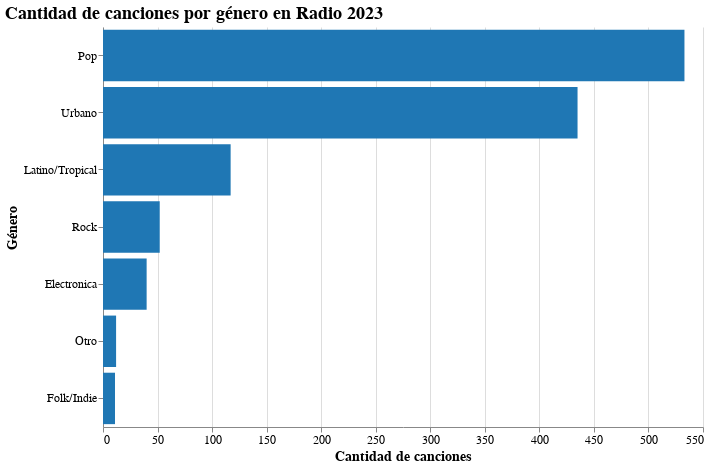

Here is the notebook cell this chart was saved with:
### Code cell
import pandas as pd
import altair as alt

# Leer el archivo CSV con (;)
df = pd.read_csv('Radio2023Listo.csv', sep=';', encoding='latin1')

# Limpiar nombres de columnas
df.columns = df.columns.str.strip().str.lower()

# Para contar géneros
genero_counts = df['genero'].value_counts().reset_index()
genero_counts.columns = ['genero', 'cantidad']

# Crear gráfico
chart = alt.Chart(genero_counts).mark_bar(color='#1f77b4').encode(
    x=alt.X('cantidad:Q', title='Cantidad de canciones'),
    y=alt.Y('genero:N', sort='-x', title='Género'),
    tooltip=['genero:N', 'cantidad:Q']
).properties(
    width=600,
    height=400,
    title='Cantidad de canciones por género en Radio 2023'
).configure_axis(
    labelFontSize=12,
    titleFontSize=14
).configure_title(
    fontSize=18,
    anchor='start'
).configure_view(
    stroke=None
)

# Guardar como HTML
chart.save('genero_radio_2023.html')

# Mostrar el gráfico
chart

### Figure 1 — Vega-Lite specification as saved in the notebook (floating-point values rounded to 4 significant figures)
{"config": {"view": {"continuousWidth": 300, "continuousHeight": 300, "stroke": null}, "axis": {"labelFontSize": 12, "titleFontSize": 14}, "title": {"anchor": "start", "fontSize": 18}}, "data": {"name": "data-b1e55c9af196c3d87728470fde46f74b"}, "mark": {"type": "bar", "color": "#1f77b4"}, "encoding": {"tooltip": [{"field": "genero", "type": "nominal"}, {"field": "cantidad", "type": "quantitative"}], "x": {"field": "cantidad", "title": "Cantidad de canciones", "type": "quantitative"}, "y": {"field": "genero", "sort": "-x", "title": "Género", "type": "nominal"}}, "height": 400, "title": "Cantidad de canciones por género en Radio 2023", "width": 600, "$schema": "https://vega.github.io/schema/vega-lite/v5.20.1.json", "datasets": {"data-b1e55c9af196c3d87728470fde46f74b": [{"genero": "Pop", "cantidad": 533}, {"genero": "Urbano", "cantidad": 435}, {"genero": "Latino/Tropical", "cantidad": 117}, {"genero": "Rock", "cantidad": 52}, {"genero": "Electronica", "cantidad": 40}, {"genero": "Otro", "cantidad": 12}, {"genero": "Folk/Indie", "cantidad": 11}]}}
